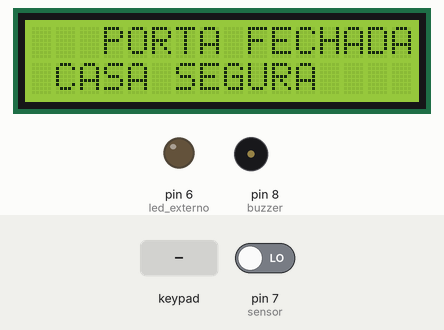
Recording of a sketch running on a simulated Arduino Uno, built with avr-gcc and run on an emulated ATmega328P. Shown: 16×2 character LCD, output pins drawn as LEDs (lit = HIGH), buzzer (waves = sounding). The inputs (shaded band) are chosen by the test bench; at power-on: pin 7 (sensor) LOW.

Above: at 1.2 s.
1.3 s: pin 7 (sensor) driven HIGH
At 2.2 s:
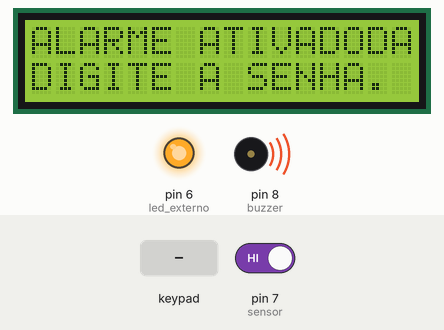
2.8 s: keypad keys 1 1 1 0 9 1 pressed 0.4 s apart
At 6.3 s:
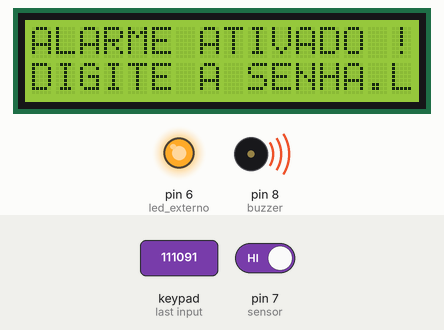
6.7 s: keypad keys 1 2 3 4 pressed 0.4 s apart
Timing chart, 0 to 9.7 s (numbered marks = the images above; inputs shaded):
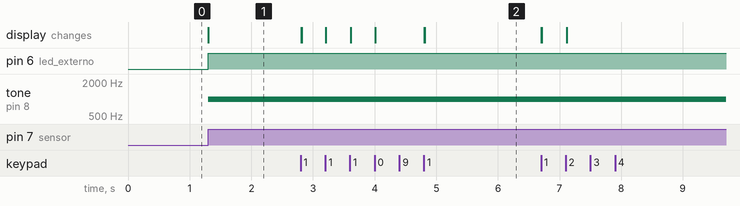

The sketch:

N_018.ino
```cpp
  /* Projeto Nº 18 -> Sistema de Segurança
  *
  * Author: Thiago Santos Tassinari
  * Data: 28/10/2020
  * Descrição do Projeto:

  <!----------------------------Sistema de Segurança----------------------------->

  Um circuito utilizando arduino UNO

<!-----------------------Componentes necessários------------------------------------->

  - Arduino Uno;
  - 1 Protoboard;
  - 1 Sistema de proximidade(PIR);
  - 1 Potenciometro;
  - 1 Buzzer
  - 1 LCD 16x2
  - 1 Teclado
  - Jumpers

<------------------------------------------------------------------------------------->
*/

#include <LiquidCrystal.h>
#include <Keypad.h>

LiquidCrystal lcd(13,12,5,4,3,2);
int freq=1000; //potência em Hz no buzzer
int leitura=0; //variável para a leitura do sensor de movimento
const byte ROWS = 4;
const byte COLS = 4;
char tecla;
int teclasIgressadas=0, tentativas=0, tentativasR=5;
char* senha="1234";
int x=0;
boolean alarmeAtivado;

char hexaKeys[ROWS][COLS] = {
  {'1','2','3','A'},
  {'4','5','6','B'},
  {'7','8','9','C'},
  {'*','0','#','D'}
};
byte rowPins[ROWS] = {11,10,9,1};
byte colPins[COLS] = {0,A0,A1,A2};
Keypad customKeypad = Keypad(makeKeymap(hexaKeys), rowPins, colPins, ROWS, COLS);

void setup(){
	pinMode(8,OUTPUT); //buzzer
	pinMode(7,INPUT); //sensor
  	pinMode(6,OUTPUT); //led externo
  	lcd.begin(16, 2); //iniciar LCD com 16 caracteres nas linhas
}
void loop(){
  leitura=digitalRead(7);
  if (leitura==HIGH && tentativas!=5){ //Se detecta movimento
    lcd.setCursor(0,0); //Pare na primeira linha do display
    lcd.print("ALARME ATIVADO"); //Imprime mensagem no LCD
    lcd.setCursor(0,1); //Pare na segunda linha do display
    lcd.print("DIGITE A SENHA."); //Imprime mensagem no LCD
    tone(8, freq); //toca
    digitalWrite(6, HIGH);
    x=0;//Essa linha nos permite inserir a SENHA somente quando o sensor parar de detectar movimento.
  	alarmeAtivado=true;
  }
    tecla=customKeypad.getKey(); //Obtém os digítos do teclado
  if(tecla){
  	teclasIgressadas++;
  }
  if(tecla==senha[x]){ //Se coincidir a senha com as teclas digitadas
     x++; //Aumentamos x: quantas vezes o pino corresponde aos dígitos que o usuário insere (do menor ao maior)
     lcd.setCursor(0,12);
     lcd.print("PORTA ABERTA");
  }
  if (x==4 || alarmeAtivado==false) {//Se coincidem a senha digitada
    digitalWrite(6, LOW); //deixe o led externo desligado
    	noTone(8); //desliga o buzzer
    	lcd.setCursor(0,0); // Pare na primeira linha do display
    	lcd.print("   PORTA FECHADA    "); //Imprime no LCD
    	lcd.setCursor(0,1); //Pare na segunda linha do display
    	lcd.print(" CASA SEGURA "); //Imprime mensagem no LCD
    	alarmeAtivado=false;
    	x=0;
    	teclasIgressadas=0;
    	tentativasR=5;
    	tentativas=0;
    }
  if(teclasIgressadas==4 && teclasIgressadas!=0 && x!=4 && alarmeAtivado==true){
    lcd.setCursor(0,0); //Pare na primeira linha do display
    lcd.print("ERRO A SENHA ! !"); //Imprime a mensagem no LCD
    lcd.setCursor(0,1); //Pare na segunda linha do display
    lcd.print(tentativasR-1);
    lcd.print(" TENTATIVAS FALHAS!!");//Imprime a mensagem no LCD
    if(x!=4)
    tentativasR--;
   	teclasIgressadas=0;
  }
  if(tentativas==5){
    tone(8, freq);
    lcd.setCursor(0,0); //Pare na primeira linha do display
    lcd.print("ALARMA ACTIVADA!"); //Imprime a mensagem no LCD
    lcd.setCursor(0,1); //Pare na segunda linha do display
    lcd.print("O BOP É CHAMADO!");//Imprime a mensagem no LCD
    digitalWrite(6, HIGH);
    delay(700);
    digitalWrite(6, LOW);
    delay(700);
    leitura==LOW;
    x=5;
    teclasIgressadas=5;
  }
}
```

Measured:
- after the input at 1.3 s, pin 6 (led_externo): LOW → HIGH at once; tone on pin 8 (buzzer): silent → 1000 Hz at once; the display: changes at once (image 1)
- after the input at 2.8 s, the display: first changes at once (image 2 shows a later state)
